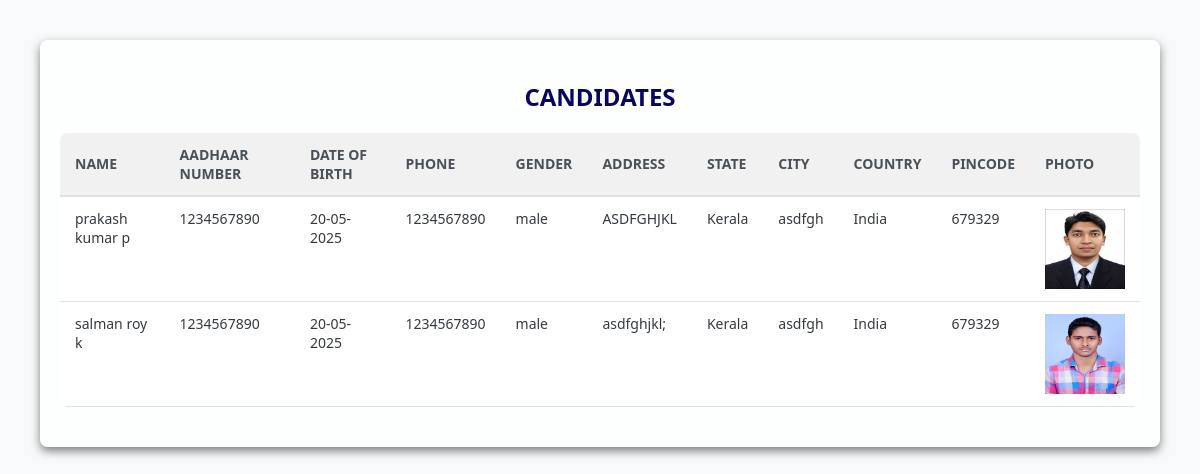
The page /candidates on the database its author committed.
### Evoteapp/models.py (models this page shows)
class Candidate_model(models.Model):
    fname = models.CharField(max_length=100, null=True, blank=True)
    mname = models.CharField(max_length=100, null=True, blank=True)
    lname = models.CharField(max_length=100, null=True, blank=True)
    dob = models.CharField(max_length=100, null=True, blank=True)
    gender = models.CharField(max_length=100, null=True, blank=True)
    address = models.CharField(max_length=100, null=True, blank=True)
    party = models.CharField(max_length=100, null=True, blank=True)
    ward = models.CharField(max_length=100, null=True, blank=True)
    logo = models.FileField(upload_to='logo/', null=True, blank=True)
    city = models.CharField(max_length=100, null=True, blank=True)
    state = models.CharField(max_length=100, null=True, blank=True)
    country = models.CharField(max_length=100, null=True, blank=True)
    pincode = models.CharField(max_length=100, null=True, blank=True)
    photo = models.FileField(upload_to='photo/', null=True, blank=True)
    aadhaar = models.CharField(max_length=100, null=True, blank=True)
    proof = models.FileField(upload_to='proof/', null=True, blank=True)
    voterid = models.FileField(upload_to='voterid/', null=True, blank=True)
    phone= models.CharField(max_length=100, null=True, blank=True)
    mail = models.CharField(max_length=100, null=True, blank=True)
    ward =models.ForeignKey(Ward,on_delete=models.CASCADE,null=True,blank=True)
    status=models.CharField(max_length=100,null=True,blank=True)

### Evoteapp/views.py (the view)
# urls.py: path('candidates', candidates.as_view(),name='candidates'),
class candidates(View):
    def get(self, request):
        obj= Candidate_model.objects.all()
        return render(request, 'officer/candidate.html',{'val': obj})

### templates/Officer/candidate.html (shortened to what this page needs)
{% load static %}
<html lang="en">
<head>
  <link rel="stylesheet" href="{% static 'css/managecd.css' %}">
</head>
<body>
  <div class="container">
    <h2>CANDIDATES</h2>
    <div class="table-responsive">
      <table class="table table-bordered table-hover">
        <thead class="table-light">
          <tr>
            <th>Name</th>
            <th>Aadhaar Number</th>
            <th>Date of Birth</th>
            <th>Phone</th>
            <th>Gender</th>
            <th>Address</th>
            <th>State</th>
            <th>City</th>
            <th>Country</th>
            <th>Pincode</th>
            <th>Photo</th>
          </tr>
        </thead>
        <tbody>
           {% for i in val %}
          <tr>
            <td>{{i.fname}} {{i.mname}} {{i.lname}}</td>
            <td>{{i.aadhaar}}</td>
            <td>{{i.dob}}</td>
            <td>{{i.phone}}</td>
            <td>{{i.gender}}</td>
            <td>{{i.address}}</td>
            <td>{{i.state}}</td>
            <td>{{i.city}}</td>
            <td>{{i.country}}</td>
            <td>{{i.pincode}}</td>
            <td><img src='{{i.photo.url}}' width="80px" height="80px"></td>
          </tr>
          {% endfor %}
        </tbody>
      </table>
    </div>
  </div>
</body>
</html>

### static/css/managecd.css (style rules this page uses)
body { font-family:system-ui, -apple-system, BlinkMacSystemFont, 'Segoe UI', Roboto, Oxygen, Ubuntu, Cantarell, 'Open Sans', 'Helvetica Neue', sans-serif; background-color: #f8f9fa; background-image: url("mngcd.jpg"); background-position: center; background-position-y: -2.5cm; background-repeat: no-repeat; background-size: cover; margin: 0; padding: 0; color: #343a40; }
.container { margin: 40px auto; padding: 20px; width: 90%; background-color: rgba(255, 255, 255, 0.8); border-radius: 8px; box-shadow: 0 4px 10px rgba(0, 0, 0, 0.5); }
h2 { font-size: 24px; font-weight: 600; color: #09045f; font-weight: bolder; margin-bottom: 20px; text-align: center; }
.table-responsive { margin-top: 20px; }
table { width: 100%; border-collapse: collapse; margin-bottom: 20px; background-color: #ffffff; border-radius: 8px; overflow: hidden; }
thead { background-color: #f1f1f1; text-transform: uppercase; font-size: 14px; font-weight: 600; }
thead th { padding: 12px 15px; text-align: left; color: #495057; border-bottom: 2px solid #dee2e6; }
tbody tr { border-bottom: 1px solid #dee2e6; transition: background-color 0.3s ease; }
tbody td { padding: 12px 15px; font-size: 14px; vertical-align: top; }

### rows shown on the page
Candidate_model: fname "prakash", mname "kumar", lname "p", aadhaar "1234567890", dob "20-05-2025", phone "1234567890", gender "male", address "ASDFGHJKL", state "Kerala", city "asdfgh", country "India", pincode "679329", photo (picture)
Candidate_model: fname "salman", mname "roy", lname "k", aadhaar "1234567890", dob "20-05-2025", phone "1234567890", gender "male", address "asdfghjkl;", state "Kerala", city "asdfgh", country "India", pincode "679329", photo (picture)
